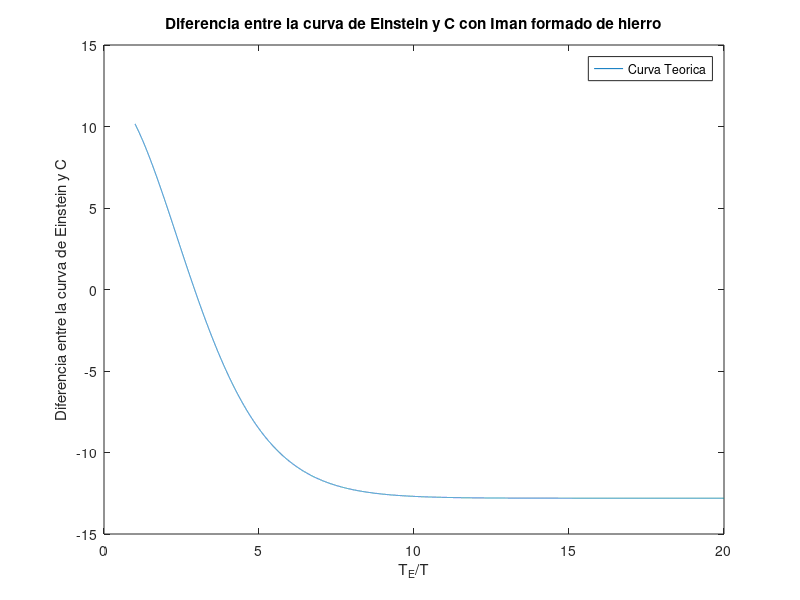

Reproduce this figure in MATLAB.
clear all; close all;
x = 1:0.001:20; 
R = 8.31446261815324; T = 185; % constante de los gases ideales R y temperatura promedio
c = 12.805; % <---------- SELECCIONAR calor especifico molar 
y =3*R*(x.^2).*((exp(x))./((exp(x)-1).^2)) - c;
plot (x,y); plot (x,y); xlabel('T_{E}/T'); ylabel('Diferencia entre la curva de Einstein y C'); legend('Curva Teorica'); title('Diferencia entre la curva de Einstein y C con Iman formado de hierro')
print -djpeg -r100 temperaturaimanhierro.jpg
i = 1; n = 1; mj0(1) = 0; mn0(1) = 0;
while (y(i)>0)
  mj0(i) = x(i);
  i = i+1;
end
x(i-1)
y(i-1)
x(i)
y(i)
precision = 0.5*(y(i-1) - y(i))
xmed = 0.5*(x(i)+x(i-1))
TE = (0.5*(x(i)+x(i-1)))*T  
deltaTE = (xmed - x(i-1))*T
